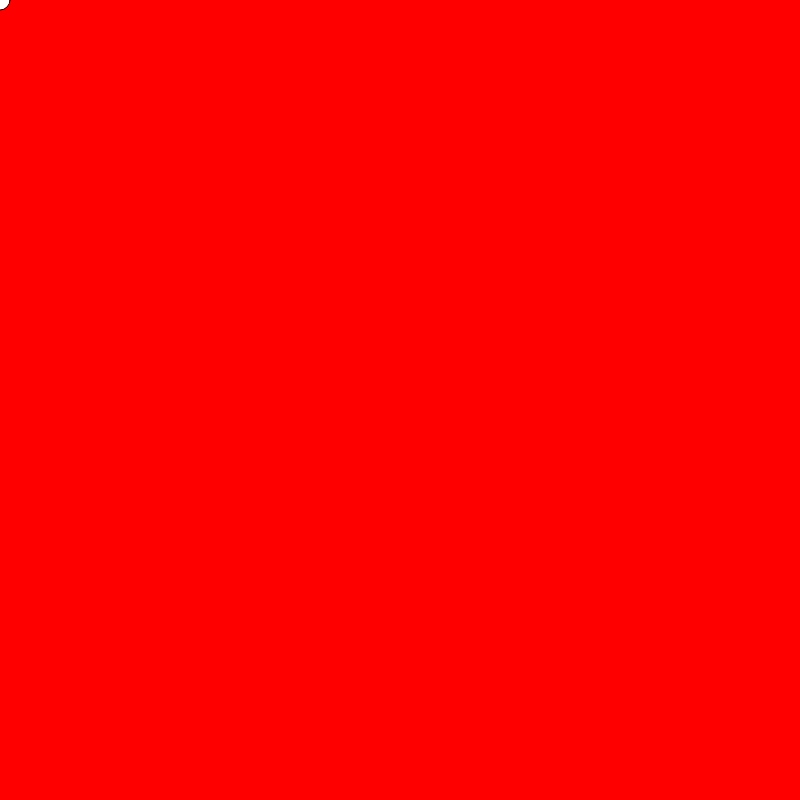
Frame 1 (no input)
Frame 60 (no input): identical to frame 1, image omitted
Frame 120 (the mouse pressed at the canvas centre since frame 60): blank canvas, image omitted

The p5.js sketch that drew this single still picture (run headless with seeded random() and noise() and a simulated clock; from frame 60 on, the mouse is pressed at the canvas centre):

// p5.js sketch
// ── sketch.js
function setup() {
  createCanvas(800, 800);
}

function draw() {
  background(255,0,0);
  
  ellipse(mouseX, mouseY, 20, 20);
}
